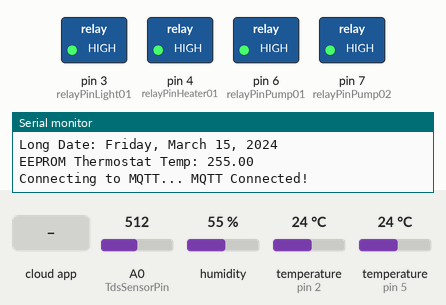
Simulated run of this sketch. Board: Arduino Mega 2560, built with avr-gcc and run on an emulated ATmega2560. Parts: switched loads named in the sketch (green lamp = pin HIGH), the last lines printed to the serial monitor. Inputs (shaded band) come from the test bench; at power-on: A0 (TdsSensorPin) = 512, humidity 55 %, temperature (sensors on pin 2, pin 5) 24 °C. WiFi joins after 1.5 s; servers stay silent unless stated; network time is answered at once with the bench clock; the local clock reads 2024-03-15 10:24:30 at power-on unless the sketch sets it; EEPROM starts erased; no MQTT or app messages arrive unless stated; not simulated (calls return 0 or success): secrets.h; names the files do not define were given values by the test bench: MQTT_SERVERPORT = 1883.

Above: at 2.7 s.
2.8 s: the phone or cloud app sets WaterDetected to ON
At 8.6 s:
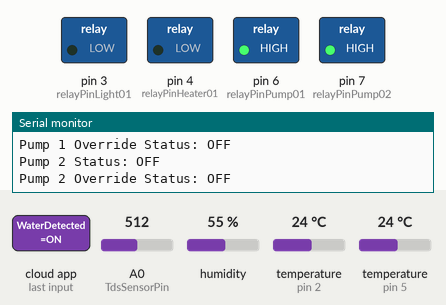
9.8 s: the phone or cloud app sets override to ON
16.9 s: the phone or cloud app sets thermostat to ON
At 23.2 s:
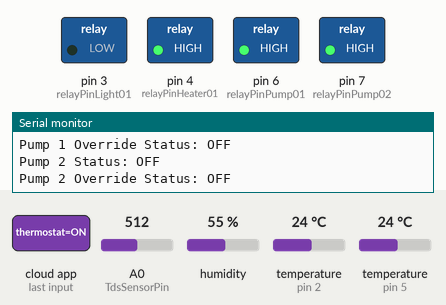
23.9 s: the phone or cloud app sets dawn to ON
Timing chart, 0 to 26.9 s (numbered marks = the images above; inputs shaded):
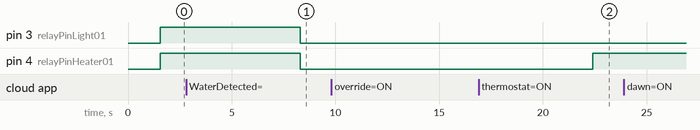

Measured:
- after the input at 2.8 s, pin 3 (relayPinLight01), pin 4 (relayPinHeater01): HIGH → LOW after 5.5 s instead of 0.12 s
- after the input at 16.9 s, pin 4 (relayPinHeater01): LOW → HIGH after 5.5 s

The sketch:

mega_garden.ino
```cpp
#include "secrets.h"
#include <EEPROM.h>
#include <NTPClient.h>
#include <WiFiEspAT.h>
#include "Adafruit_MQTT_Client.h"
#include "DHT.h"
#include <OneWire.h>
#include <DallasTemperature.h>
#include "time.h"

/************************* DS18B20  Sensor  ***************************/
#define ONE_WIRE_BUS 5
OneWire oneWire(ONE_WIRE_BUS);
DallasTemperature sensors(&oneWire);
float waterTempC;
float waterTempF;

/************************* DHT11 Sensor  ***************************/
#define Type DHT11
int sensePin=2;
DHT HT(sensePin,Type);
float humidity;
float tempC;
float tempF;
int setTime=500;
int dt=1000;

/*************************  Relays  ***************************/
// Light01
const int relayPinLight01 = 3;
const int dawnEEPROMLight01 = 1;
const int duskEEPROMLight01 = 2;
String valStateOverideLight01 = "OFF";
String valStateLight01= "OFF";
time_t valDawnLight01_tm;
char *valDawnLight01_str;
time_t valDuskLight01_tm;
char *valDuskLight01_str;

// Heater01
const int relayPinHeater01 = 4;
const int thermostatEEPROMHeater01 = 0;
String valStateOverideHeater01 = "OFF";
String valStateHeater01= "OFF";
float valThermostatHeater01;

// Pump01
const int relayPinPump01 = 6;
String valStateOveridePump01 = "OFF";
String valStatePump01= "OFF";

//Pump02
const int relayPinPump02 = 7;
String valStateOveridePump02 = "OFF";
String valStatePump02= "OFF";

/************************* TDS Sensor v1.0  ***************************/
#define TdsSensorPin A0
#define VREF 5.0 // analog reference voltage(Volt) of the ADC
#define SCOUNT 10 // sum of sample point

int analogBuffer[SCOUNT]; // store the analog value in the array, read from ADC
int analogBufferTemp[SCOUNT];
int analogBufferIndex = 0,copyIndex = 0;

float averageVoltage = 0,tdsValue = 0,temperature = 25;

/************************* ESP-01(ESP8266) ***************************
// Using Arduino Mega2650 Serial 2 for serial monitor
// Serial1 on pins 19 (RX) and 18 (TX)
// Serial2 on pins 17 (RX) and 16 (TX)
// Serial3 on pins 15 (RX) and 14 (TX)*/
#define EspSerial              Serial2
#define ESP8266_BAUD           115200 //9600, 57600, 115200

/************************* WiFi Access Point *********************************/
int status = WL_IDLE_STATUS;   // the Wifi radio's status

/************************* Time and NTP Config *********************************/
//Week Days
//#define UNIX_OFFSET            946684800;
time_t epochTime;
struct tm;
int monthDay;
int currentMonth;
String currentMonthName;
int currentYear;
String formattedTime;
int currentHour;
int currentMinute;
int currentSecond;
String weekDay;
String currentDate;
String currentDateLong;
String weekDays[7]={"Sunday", "Monday", "Tuesday", "Wednesday", "Thursday", "Friday", "Saturday"};
String months[12]={"January", "February", "March", "April", "May", "June", "July", "August", "September", "October", "November", "December"};

const char* ntpServer = "pool.ntp.org";
const bool daylightOffset = true;
// Set offset time in seconds to adjust for your timezone, for example:
// GMT +1 = 1
// GMT +5(EST) = 5
// GMT -1 = -1
// GMT 0 = 0
const int  gmtOffset = 5;

/***************************** Global State **********************************/

// Initialize the WiFi UDP object and NTP time Client
WiFiUDP ntpUDP;
NTPClient timeClient(ntpUDP, "pool.ntp.org");

// Initialize the WiFi client object
WiFiClient client;

// Setup the MQTT client class by passing in the WiFi client and MQTT server and login details.
Adafruit_MQTT_Client mqtt(&client, MQTT_SERVER, MQTT_SERVERPORT);

/****************************** Publishing Feeds ******************************/

// Setup a feed called 'ultrasonic' for publishing.
// Notice MQTT paths for MQTT follow the form: <username>/feeds/<feedname>

Adafruit_MQTT_Publish tdsPub        = Adafruit_MQTT_Publish(&mqtt, HOSTNAME "/TDS");
Adafruit_MQTT_Publish humidityPub   = Adafruit_MQTT_Publish(&mqtt, HOSTNAME "/Humidity");
Adafruit_MQTT_Publish airTempCPub   = Adafruit_MQTT_Publish(&mqtt, HOSTNAME "/AirTemp");
Adafruit_MQTT_Publish waterTempCPub = Adafruit_MQTT_Publish(&mqtt, HOSTNAME "/WaterTemp");

Adafruit_MQTT_Publish stateLight01  = Adafruit_MQTT_Publish(&mqtt, HOSTNAME "/Light01/state");
Adafruit_MQTT_Publish stateHeater01  = Adafruit_MQTT_Publish(&mqtt, HOSTNAME "/Heater01/state");
Adafruit_MQTT_Publish statePump01  = Adafruit_MQTT_Publish(&mqtt, HOSTNAME "/Pump01/state");
Adafruit_MQTT_Publish statePump02  = Adafruit_MQTT_Publish(&mqtt, HOSTNAME "/Pump02/state");

Adafruit_MQTT_Publish stateOverideLight01  = Adafruit_MQTT_Publish(&mqtt, HOSTNAME "/Light01/override/state");
Adafruit_MQTT_Publish stateOverideHeater01  = Adafruit_MQTT_Publish(&mqtt, HOSTNAME "/Heater01/override/state");
Adafruit_MQTT_Publish stateOveridePump01  = Adafruit_MQTT_Publish(&mqtt, HOSTNAME "/Pump01/override/state");
Adafruit_MQTT_Publish stateOveridePump02  = Adafruit_MQTT_Publish(&mqtt, HOSTNAME "/Pump02/override/state");


/****************************** Subscribed Feeds ******************************/

Adafruit_MQTT_Subscribe soilsub01 = Adafruit_MQTT_Subscribe(&mqtt, "Soilsensor01/WaterDetected");
Adafruit_MQTT_Subscribe soilsub02 = Adafruit_MQTT_Subscribe(&mqtt, "Soilsensor02/WaterDetected");


Adafruit_MQTT_Subscribe thermostatHeater01 = Adafruit_MQTT_Subscribe(&mqtt,  HOSTNAME "/Heater01/thermostat");
Adafruit_MQTT_Subscribe dawnLight01 = Adafruit_MQTT_Subscribe(&mqtt,  HOSTNAME "/Light01/dawn");
Adafruit_MQTT_Subscribe duskLight01 = Adafruit_MQTT_Subscribe(&mqtt,  HOSTNAME "/Light01/dusk");

Adafruit_MQTT_Subscribe overideLight01 = Adafruit_MQTT_Subscribe(&mqtt,  HOSTNAME "/Light01/override/");
Adafruit_MQTT_Subscribe overideHeater01 = Adafruit_MQTT_Subscribe(&mqtt,  HOSTNAME "/Heater01/override/");
Adafruit_MQTT_Subscribe overidePump01 = Adafruit_MQTT_Subscribe(&mqtt,  HOSTNAME "/Pump01/override/");
Adafruit_MQTT_Subscribe overidePump02 = Adafruit_MQTT_Subscribe(&mqtt,  HOSTNAME "/Pump02/override/");


void MQTT_connect();

/****************************** Functions ************************************/


void printSerial()
{

  Serial.print("Time: ");
  Serial.println(formattedTime);


  Serial.print("Humidity: ");
  Serial.print(humidity);
  Serial.println("%");

  Serial.print("Air Temp: ");
  Serial.print(tempC);
  Serial.print("\xC2\xB0");
  Serial.print("C | ");
  Serial.print(tempF);
  Serial.print("\xC2\xB0");
  Serial.println("F");

  Serial.print("Water Temp: ");
  Serial.print(waterTempC);
  Serial.print("\xC2\xB0");
  Serial.print("C | ");
  Serial.print(waterTempF);
  Serial.print("\xC2\xB0");
  Serial.println("F");

  Serial.print("TDS: ");
  Serial.print(tdsValue);
  Serial.println("ppm");

  Serial.print("Light 1 Status: ");
  Serial.println(valStateLight01);
  Serial.print("Light 1 Override Status: ");
  Serial.println(valStateOverideLight01);
  Serial.print("Light 1 Dawn Epoch: ");
  Serial.println(valDawnLight01_tm);
  valDawnLight01_str = ctime(&valDawnLight01_tm);
  Serial.print("Light 1 Dawn: ");
  Serial.println(valDawnLight01_str);


  Serial.print("Light 1 Dusk: ");
  Serial.println(valDuskLight01_tm);
  valDuskLight01_str = ctime(&valDuskLight01_tm);
  Serial.print("Light 1 Dusk: ");
  Serial.println(valDuskLight01_str);

  Serial.print("Heater 1 Status: ");
  Serial.println(valStateHeater01);
  Serial.print("Heater 1 Override Status: ");
  Serial.println(valStateOverideHeater01);
  Serial.print("Heater 1 Thermostat: ");
  Serial.println(valThermostatHeater01);

  Serial.print("Pump 1 Status: ");
  Serial.println(valStatePump01);
  Serial.print("Pump 1 Override Status: ");
  Serial.println(valStateOveridePump01);

  Serial.print("Pump 2 Status: ");
  Serial.println(valStatePump01);
  Serial.print("Pump 2 Override Status: ");
  Serial.println(valStateOveridePump02);
  Serial.println();
  Serial.println();

}

/******************************/
void publishMQTT()
{
  Serial.print(F("Send to MQTT: "));
  if (tdsPub.publish(tdsValue) \
    && humidityPub.publish(humidity) \
    && airTempCPub.publish(tempC) \
    && waterTempCPub.publish(waterTempC) \

    && stateOverideLight01.publish((char*) valStateOverideLight01.c_str()) \
    && stateOverideHeater01.publish((char*) valStateOverideHeater01.c_str()) \
    && stateOveridePump01.publish((char*) valStateOveridePump01.c_str()) \
    && stateOveridePump02.publish((char*) valStateOveridePump02.c_str()) \

    && stateLight01.publish((char*) valStateLight01.c_str()) \
    && stateHeater01.publish((char*) valStateHeater01.c_str()) \
    && statePump01.publish((char*) valStatePump01.c_str()) \
    && statePump02.publish((char*) valStatePump02.c_str())) {
    Serial.println(F("Successful"));
  } else {
    Serial.println(F("Failed"));
  }
  Serial.println();

}
/******************************/

//float convertToString(char* a) {
//    //int i= sizeof(a);
//    String s = a;
//    //for (i = 0; i < size; i++) {
//    //    s = s + a[i];
//    //}
//    return s.toFloat();
//}

//constexpr float ToFloatAtCompileTime(uint8_t u8) {
//    return u8; // implicit conversion to return type
//}

time_t tmConvert_t(char *timestring) {

  int position = 0;
  int time_ints[3];
  char separator[] = ":";
  char *token;
  String tokenString;
  token = strtok((char *)timestring, separator);
  tokenString = token;
  time_ints[position] = tokenString.toInt();
  while(token != NULL) {
    token = strtok(NULL, separator);
    position++;
    tokenString = token;
    time_ints[position] = tokenString.toInt();
  }
  struct tm time_tm = {0};

  Serial.print("Hour: ");
  Serial.println(time_ints[0]);
  Serial.print("Min: ");
  Serial.println(time_ints[1]);
  Serial.print("Sec: ");
  Serial.println(time_ints[2]);


  time_tm.tm_mday = monthDay;
  time_tm.tm_mon = currentMonth-1;
  time_tm.tm_year = currentYear-1900;
  time_tm.tm_hour = time_ints[0]; // hours
  time_tm.tm_min = time_ints[1]; // minutes
  time_tm.tm_sec = time_ints[2]; // seconds
  time_t time_epoch = mktime(&time_tm);
  Serial.println("Seconds since 1900: ");
  Serial.println(time_epoch);


  char *str = ctime(&time_epoch);
  Serial.println(str);

  delay(50000);
  return time_epoch;

}


//Epoch Time: 714878577
//Time: 01:22:57
//Long Date: Saturday, August 27, 2022
//
//
//Light 1 Dawn Epoch: 3894119552
//
//Light 1 Dawn: Wed May 26 19:52:32 2123
//
//Light 1 Dusk: 3894162812
//
//Light 1 Dusk: Thu May 27 07:53:32 2123
//

void readMQTT() // float tdsValue
{
  //MQTT_connect();
  Adafruit_MQTT_Subscribe *subscription;
  bool readcheck=false;

  while ((subscription = mqtt.readSubscription(500))) {
    readcheck = true;

    Serial.print((char *)subscription->topic);
    Serial.print(" = ");
    Serial.println((char *)subscription->lastread);

    if (subscription == &dawnLight01) {
      valDawnLight01_tm = tmConvert_t((char *)dawnLight01.lastread);
      EEPROM.update(dawnEEPROMLight01, valDawnLight01_tm);
    }

    if (subscription == &duskLight01) {
      valDuskLight01_tm = tmConvert_t((char *)duskLight01.lastread);
      EEPROM.update(duskEEPROMLight01, valDuskLight01_tm);
    }


    if (subscription == &thermostatHeater01) {
      valThermostatHeater01 = atoi((char *)thermostatHeater01.lastread);
      EEPROM.update(thermostatEEPROMHeater01, valThermostatHeater01);
    }


    if (subscription == &overideLight01) {
      if (strcmp((char *)overideLight01.lastread, "ON") == 0) {
        valStateOverideLight01 = "ON";
      }
      if (strcmp((char *)overideLight01.lastread, "OFF") == 0) {
        valStateOverideLight01 = "OFF";
      }
    }

    if (subscription == &overideHeater01) {
      if (strcmp((char *)overideHeater01.lastread, "ON") == 0) {
        valStateOverideHeater01 = "ON";
      }
      if (strcmp((char *)overideHeater01.lastread, "OFF") == 0) {
        valStateOverideHeater01 = "OFF";
      }
    }


    if (subscription == &overidePump01) {
      if (strcmp((char *)overidePump01.lastread, "ON") == 0) {
        valStateOveridePump01 = "ON";
      }
      if (strcmp((char *)overidePump01.lastread, "OFF") == 0) {
        valStateOveridePump01 = "OFF";
      }
    }

    if (subscription == &overidePump02) {
      if (strcmp((char *)overidePump02.lastread, "ON") == 0) {
        valStateOveridePump02 = "ON";
      }
      if (strcmp((char *)overidePump02.lastread, "OFF") == 0) {
        valStateOveridePump02 = "OFF";
      }
    }

  }
  Serial.print(F("Read from MQTT: "));
  if (readcheck){
    Serial.println("Successful");
    delay(5000);
  } else {
    Serial.println("Unchanged");
  }
  Serial.println();
}
/******************************/

void MQTT_connect() {
  int8_t ret;
  // Stop if already connected.
  if (mqtt.connected()) {
    return;
  }
  Serial.print("Connecting to MQTT... ");
  uint8_t retries = 10;
  while ((ret = mqtt.connect()) != 0) { // connect will return 0 for connected
       Serial.println(mqtt.connectErrorString(ret));
       Serial.println("Retrying MQTT connection in 3 seconds...");
       mqtt.disconnect();
       delay(3000);  // wait 3 seconds
       retries--;
       if (retries == 0) {
         Serial.println("System Halt");
         while (1);
       }
  }
  Serial.println("MQTT Connected!");
  Serial.println();
}

/******************************/

// median filtering algorithm
int getMedianNum(int bArray[], int iFilterLen){
  int bTab[iFilterLen];
  for (byte i = 0; i<iFilterLen; i++)
  bTab[i] = bArray[i];
  int i, j, bTemp;
  for (j = 0; j < iFilterLen - 1; j++) {
    for (i = 0; i < iFilterLen - j - 1; i++) {
      if (bTab[i] > bTab[i + 1]) {
        bTemp = bTab[i];
        bTab[i] = bTab[i + 1];
        bTab[i + 1] = bTemp;
      }
    }
  }
  if ((iFilterLen & 1) > 0){
    bTemp = bTab[(iFilterLen - 1) / 2];
  }
  else {
    bTemp = (bTab[iFilterLen / 2] + bTab[iFilterLen / 2 - 1]) / 2;
  }
  return bTemp;
}

/*****************************/

void setup(){
  //serial 0 is to usb
  Serial.begin(115200);
  while(!Serial);
  Serial.println("Garden01 on Mega2560");

  //serial 2 is to esp8266
  Serial.println("Start Init serial to ESP-01");
  EspSerial.begin(ESP8266_BAUD);
  while(!EspSerial);

  //start WiFi
  WiFi.init(&EspSerial);

  // check for the presence of the shield
  if (WiFi.status() == WL_NO_SHIELD) {
    Serial.println("WiFi shield not present");
    // don't continue
    while (true);
  }
  //Set new hostname
  // WiFi.mode(WIFI_STA); // (no AT command available)
  // WiFi.hostname(HOSTNAME); // (no AT command available)

  // Connect to WiFi access point.
  Serial.print("Connecting to "); Serial.println(WLAN_SSID);
  WiFi.begin(WLAN_SSID, WLAN_PASS);
  while (WiFi.status() != WL_CONNECTED) {
    delay(500);
    Serial.print(".");
  }
  Serial.println("WiFi connected");
  // Serial.printf("Hostname: %s\n", WiFi.hostname().c_str());  // (no AT command available)
  Serial.print("IP address: "); Serial.println(WiFi.localIP());

  // Init and get the time
  // calculate the local time from NTP
  int daylightOffset_sec;
  if (daylightOffset) {
    daylightOffset_sec = 3600;
  } else {
    daylightOffset_sec = 0;
  }
  int timeOffset_sec = -(gmtOffset*3600) + daylightOffset_sec;
  timeClient.begin();
  timeClient.setTimeOffset(timeOffset_sec);
  timeClient.update();
  getTimeValues();
  Serial.print("Epoch Time: ");
  Serial.println(epochTime);

  Serial.print("Time: ");
  Serial.println(timeClient.getFormattedTime());

  Serial.print("Long Date: ");
  Serial.println(currentDateLong);

  valThermostatHeater01 = EEPROM.read(thermostatEEPROMHeater01);
  Serial.print("EEPROM Thermostat Temp: ");
  Serial.println(valThermostatHeater01);

  //start 1-Wire sensors
  sensors.begin();

  //start DHT11 sensor
  HT.begin();

  //set relay output pins
  pinMode(relayPinLight01, OUTPUT);
  digitalWrite(relayPinLight01, HIGH);

  pinMode(relayPinHeater01, OUTPUT);
  digitalWrite(relayPinHeater01, HIGH);

  pinMode(relayPinPump01, OUTPUT);
  digitalWrite(relayPinPump01, HIGH);

  pinMode(relayPinPump02, OUTPUT);
  digitalWrite(relayPinPump02, HIGH);

  //Subscribe to feeds
  mqtt.subscribe(&soilsub01);
  mqtt.subscribe(&soilsub02);
  mqtt.subscribe(&overideLight01);
  mqtt.subscribe(&overideHeater01);
  mqtt.subscribe(&overidePump01);
  mqtt.subscribe(&overidePump02);
  mqtt.subscribe(&thermostatHeater01);
  mqtt.subscribe(&dawnLight01);
  mqtt.subscribe(&duskLight01);
  Serial.println();


}

void getSensorValues() {
  //Get DHT11 sensor values
  humidity = HT.readHumidity();
  tempC = HT.readTemperature();
  tempF = HT.readTemperature(true);

  //Get 1-Wire sensor values
  sensors.requestTemperatures();
  waterTempC = sensors.getTempCByIndex(0); // the index 0 refers to the first device
  waterTempF = sensors.getTempFByIndex(0);

  static unsigned long analogSampleTimepoint = millis();
  if(millis()-analogSampleTimepoint > 10U){     //every 40 milliseconds,read the analog value from the ADC
    analogSampleTimepoint = millis();
    analogBuffer[analogBufferIndex] = analogRead(TdsSensorPin);    //read the analog value and store into the buffer
    analogBufferIndex++;
    if(analogBufferIndex == SCOUNT){
      analogBufferIndex = 0;
    }
  }

  static unsigned long printTimepoint = millis();
  if(millis()-printTimepoint > 80U){
    printTimepoint = millis();

    for(copyIndex=0; copyIndex<SCOUNT; copyIndex++){
      analogBufferTemp[copyIndex] = analogBuffer[copyIndex];

      // read the analog value more stable by the median filtering algorithm, and convert to voltage value
      averageVoltage = getMedianNum(analogBufferTemp,SCOUNT) * (float)VREF / 4096.0;

      //temperature compensation formula: fFinalResult(25^C) = fFinalResult(current)/(1.0+0.02*(fTP-25.0));
      float compensationCoefficient = 1.0+0.02*(temperature-25.0);
      //temperature compensation
      float compensationVoltage=averageVoltage/compensationCoefficient;

      //convert voltage value to tds value
      tdsValue=(133.42*compensationVoltage*compensationVoltage*compensationVoltage - 255.86*compensationVoltage*compensationVoltage + 857.39*compensationVoltage)*0.5;
    }

  }
}


void getTimeValues() {
  //Get the date and time relative to which a computer's clock
  epochTime = timeClient.getEpochTime() - UNIX_OFFSET;
  //Set a time structure
  tm *ptm = gmtime ((time_t *)&epochTime);
  monthDay = ptm->tm_mday;
  currentMonth = ptm->tm_mon+1;
  currentMonthName = months[currentMonth-1];
  currentYear = ptm->tm_year+1900;

  //unsure if these values in this library's functions are off due to the Unix time offest (UNIX_OFFSET = 946684800) of the AVR library
  formattedTime = timeClient.getFormattedTime();
  currentHour = timeClient.getHours();
  currentMinute = timeClient.getMinutes();
  currentSecond = timeClient.getSeconds();
  weekDay = weekDays[timeClient.getDay()];

  currentDate = String(currentYear) + "-" + String(currentMonth) + "-" + String(monthDay);
  currentDateLong = String(weekDay) + ", " + String(currentMonthName) + " " + String(monthDay) + ", " + String(currentYear);

}

void setRelayValues() {
  valStateLight01 = "OFF";
  if (((valThermostatHeater01 >= waterTempF) \
    && (digitalRead(relayPinLight01) == HIGH)) \
      || ((valThermostatHeater01 + 0.5 >= waterTempF) \
    && (digitalRead(relayPinLight01) == LOW))) {


    digitalWrite(relayPinLight01, LOW);
  } else if (valStateOverideLight01 == "ON") {
    digitalWrite(relayPinLight01, LOW);
  } else {
    digitalWrite(relayPinLight01, HIGH);
  }
  if (digitalRead(relayPinLight01) == LOW) {
    valStateLight01 = "ON";
  }


  valStateHeater01 = "OFF";
  if (((valThermostatHeater01 >= waterTempF) \
    && (digitalRead(relayPinHeater01) == HIGH)) \
      || ((valThermostatHeater01 + 0.5 >= waterTempF) \
    && (digitalRead(relayPinHeater01) == LOW))) {
    digitalWrite(relayPinHeater01, LOW);
  } else if (valStateOverideHeater01 == "ON") {
    digitalWrite(relayPinHeater01, LOW);
  } else {
    digitalWrite(relayPinHeater01, HIGH);
  }
  if (digitalRead(relayPinHeater01) == LOW) {
    valStateHeater01 = "ON";
  }

  valStatePump01 = "OFF";
  if (valStateOveridePump01 == "ON") {
    digitalWrite(relayPinPump01, LOW);
  } else {
    digitalWrite(relayPinPump01, HIGH);
  }
  if (digitalRead(relayPinPump01) == LOW) {
    valStatePump01 = "ON";
  }

  valStatePump02 = "OFF";
  if (valStateOveridePump02 == "ON") {
    digitalWrite(relayPinPump02, LOW);
  } else {
    digitalWrite(relayPinPump02, HIGH);
  }
  if (digitalRead(relayPinPump02)== LOW) {
    valStatePump02 = "ON";
  }
}


void loop() {
  getTimeValues();
  getSensorValues();
  // yield();
  MQTT_connect();
  readMQTT();

  setRelayValues();
  publishMQTT();
  printSerial();

}
```
